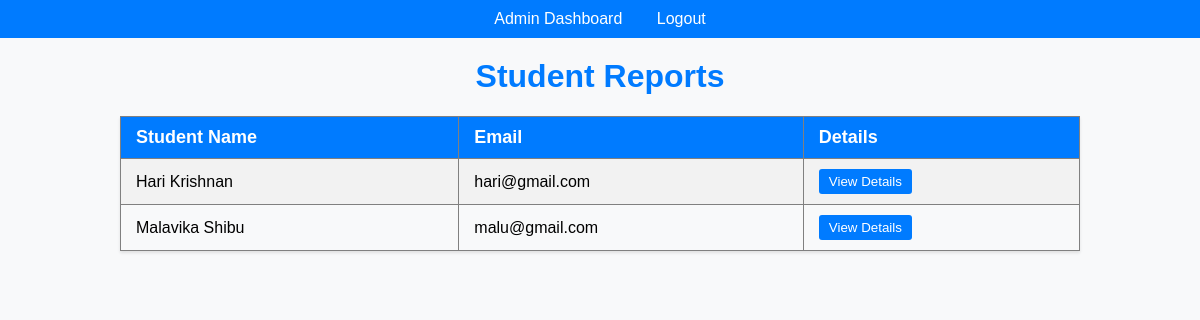
The app's page /html/viewreport.php (signed in) with its own data.
### tables this page shows
CREATE TABLE `students` (
  `student_id` int(11) NOT NULL,
  `first_name` varchar(50) NOT NULL,
  `last_name` varchar(50) NOT NULL,
  `date_of_birth` date NOT NULL,
  `gender` enum('male','female','other') NOT NULL,
  `address` varchar(255) DEFAULT NULL,
  `phone_number` varchar(15) DEFAULT NULL,
  `email` varchar(100) NOT NULL,
  `enrollment_date` date NOT NULL,
  `user_id` int(11) DEFAULT NULL,
  `created_at` timestamp NOT NULL DEFAULT current_timestamp(),
  `updated_at` timestamp NOT NULL DEFAULT current_timestamp() ON UPDATE current_timestamp()
);

### html/viewreport.php (the view, shortened to what this page needs)
<?php
include "db_connection.php";
$sql = "SELECT student_id, first_name, last_name, email FROM students";
$result = mysqli_query($conn, $sql);
$students = [];
while ($row = mysqli_fetch_assoc($result)) {
    $students[] = $row;
}
?>
<!DOCTYPE html>
<html lang="en">
<head>
    <link rel="stylesheet" href="../css/viewreport.css">
</head>
<body>
    <nav>
        <a href="AdminDashboard.html">Admin Dashboard</a>
        <a href="logout.php">Logout</a>
    </nav>
    <h1>Student Reports</h1>
    <table border="1">
        <thead>
            <tr>
                <th>Student Name</th>
                <th>Email</th>
                <th>Details</th>
            </tr>
        </thead>
        <tbody>
            <?php foreach ($students as $student): ?>
                <tr>
                    <td><?php echo $student['first_name'] . ' ' . $student['last_name']; ?></td>
                    <td><?php echo $student['email']; ?></td>
                    <td>
                        <form method="post" action="viewdetails.php">
                            <button type="submit" name="view_details">View Details</button>
                        </form>
                    </td>
                </tr>
            <?php endforeach; ?>
        </tbody>
    </table>
</body>
</html>

### css/viewreport.css (style rules this page uses)
body { font-family: Arial, sans-serif; background-color: #f8f9fa; margin: 0; padding: 0; }
nav { background-color: #007BFF; color: #fff; padding: 10px 20px; text-align: center; }
nav a { color: #fff; text-decoration: none; margin: 0 15px; font-size: 16px; }
h1 { text-align: center; margin-top: 20px; color: #007BFF; }
table { width: 80%; margin: 20px auto; border-collapse: collapse; box-shadow: 0 2px 3px rgba(0, 0, 0, 0.1); }
table th, table td { padding: 10px 15px; text-align: left; }
table thead { background-color: #007BFF; color: #fff; }
table tbody tr:nth-child(odd) { background-color: #f2f2f2; }
table th { font-size: 18px; }
table td { font-size: 16px; }
button { background-color: #007BFF; color: #fff; border: none; padding: 5px 10px; cursor: pointer; border-radius: 3px; }

### records on screen
students: first_name "Hari", last_name "Krishnan", email "hari@gmail.com"
students: first_name "Malavika", last_name "Shibu", email "malu@gmail.com"
